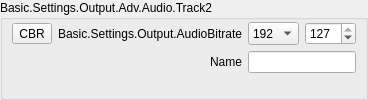
                            <widget class="QGroupBox" name="groupBox_2">
                             <property name="sizePolicy">
                              <sizepolicy hsizetype="Preferred" vsizetype="Preferred">
                               <horstretch>0</horstretch>
                               <verstretch>0</verstretch>
                              </sizepolicy>
                             </property>
                             <property name="title">
                              <string>Basic.Settings.Output.Adv.Audio.Track2</string>
                             </property>
                             <layout class="QFormLayout" name="formLayout_11">
                              <property name="fieldGrowthPolicy">
                               <enum>QFormLayout::AllNonFixedFieldsGrow</enum>
                              </property>
                              <property name="labelAlignment">
                               <set>Qt::AlignRight|Qt::AlignTrailing|Qt::AlignVCenter</set>
                              </property>
                              <property name="leftMargin">
                               <number>9</number>
                              </property>
                              <property name="topMargin">
                               <number>2</number>
                              </property>
                              <property name="rightMargin">
                               <number>9</number>
                              </property>
                              <property name="bottomMargin">
                               <number>9</number>
                              </property>
                              <item row="0" column="0">
                               <widget class="QWidget" name="advOutTrack2BitrateModeWidget" native="false">
                                <layout class="QHBoxLayout" name="advOutTrack2BitrateModeLayout">
                                 <property name="leftMargin">
                                  <number>0</number>
                                 </property>
                                 <property name="topMargin">
                                  <number>0</number>
                                 </property>
                                 <property name="rightMargin">
                                  <number>0</number>
                                 </property>
                                 <property name="bottomMargin">
                                  <number>0</number>
                                 </property>
                                 <item>
                                  <widget class="QToolButton" name="advOutTrack2BitrateMode">
                                   <property name="text">
                                    <string>CBR</string>
                                   </property>
                                   <property name="checkable">
                                    <bool>true</bool>
                                   </property>
                                   <property name="checked">
                                    <bool>false</bool>
                                   </property>
                                   <property name="toolButtonStyle">
                                    <enum>Qt::ToolButtonTextOnly</enum>
                                   </property>
                                  </widget>
                                 </item>
                                 <item>
                               <widget class="QLabel" name="advOutTrack2BitrateLabel">
                                <property name="minimumSize">
                                 <size>
                                  <width>170</width>
                                  <height>0</height>
                                 </size>
                                </property>
                                <property name="text">
                                 <string>Basic.Settings.Output.AudioBitrate</string>
                                </property>
                                <property name="alignment">
                                 <set>Qt::AlignRight|Qt::AlignTrailing|Qt::AlignVCenter</set>
                                </property>
                                <property name="buddy">
                                 <cstring>advOutTrack2Bitrate</cstring>
                                </property>
                               </widget>
                                 </item>
                                </layout>
                               </widget>
                              </item>
                              <item row="0" column="1">
                               <widget class="QWidget" name="advOutTrack2BitrateFieldWidget" native="false">
                                <layout class="QHBoxLayout" name="advOutTrack2BitrateFieldLayout">
                                 <property name="leftMargin">
                                  <number>0</number>
                                 </property>
                                 <property name="topMargin">
                                  <number>0</number>
                                 </property>
                                 <property name="rightMargin">
                                  <number>0</number>
                                 </property>
                                 <property name="bottomMargin">
                                  <number>0</number>
                                 </property>
                                 <item>
                               <widget class="QComboBox" name="advOutTrack2Bitrate">
                                <property name="sizePolicy">
                                 <sizepolicy hsizetype="Preferred" vsizetype="Preferred">
                                  <horstretch>0</horstretch>
                                  <verstretch>0</verstretch>
                                 </sizepolicy>
                                </property>
                                <property name="currentIndex">
                                 <number>8</number>
                                </property>
                                <item>
                                 <property name="text">
                                  <string>32</string>
                                 </property>
                                </item>
                                <item>
                                 <property name="text">
                                  <string>48</string>
                                 </property>
                                </item>
                                <item>
                                 <property name="text">
                                  <string>64</string>
                                 </property>
                                </item>
                                <item>
                                 <property name="text">
                                  <string>80</string>
                                 </property>
                                </item>
                                <item>
                                 <property name="text">
                                  <string>96</string>
                                 </property>
                                </item>
                                <item>
                                 <property name="text">
                                  <string>112</string>
                                 </property>
                                </item>
                                <item>
                                 <property name="text">
                                  <string>128</string>
                                 </property>
                                </item>
                                <item>
                                 <property name="text">
                                  <string>160</string>
                                 </property>
                                </item>
                                <item>
                                 <property name="text">
                                  <string>192</string>
                                 </property>
                                </item>
                                <item>
                                 <property name="text">
                                  <string>256</string>
                                 </property>
                                </item>
                                <item>
                                 <property name="text">
                                  <string>320</string>
                                 </property>
                                </item>
                               </widget>
                                 </item>
                                 <item>
                                  <widget class="QSpinBox" name="advOutTrack2Quality">
                                   <property name="minimum">
                                    <number>0</number>
                                   </property>
                                   <property name="maximum">
                                    <number>127</number>
                                   </property>
                                   <property name="value">
                                    <number>127</number>
                                   </property>
                                  </widget>
                                 </item>
                                </layout>
                               </widget>
                              </item>
                              <item row="1" column="0">
                               <widget class="QLabel" name="label_50">
                                <property name="text">
                                 <string>Name</string>
                                </property>
                                <property name="buddy">
                                 <cstring>advOutTrack2Name</cstring>
                                </property>
                               </widget>
                              </item>
                              <item row="1" column="1">
                               <widget class="QLineEdit" name="advOutTrack2Name">
                                <property name="sizePolicy">
                                 <sizepolicy hsizetype="Expanding" vsizetype="Preferred">
                                  <horstretch>0</horstretch>
                                  <verstretch>0</verstretch>
                                 </sizepolicy>
                                </property>
                               </widget>
                              </item>
                             </layout>
                            </widget>
